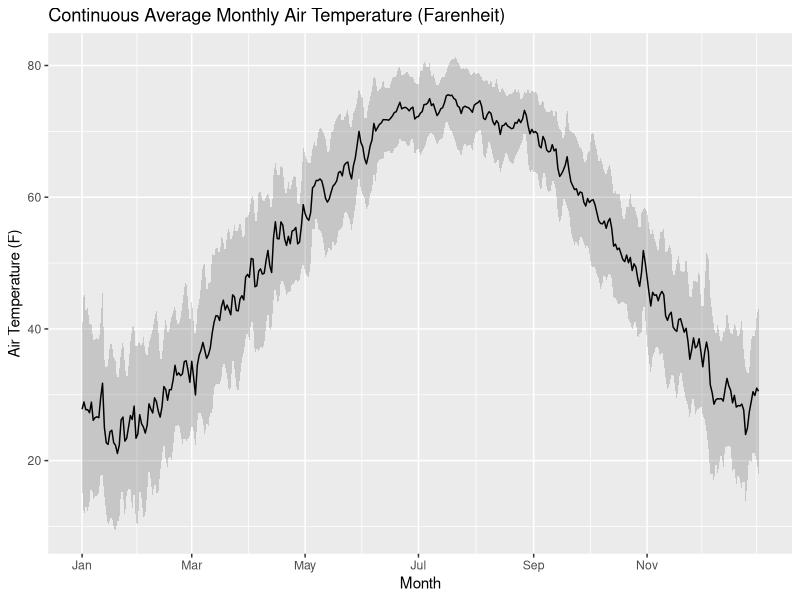
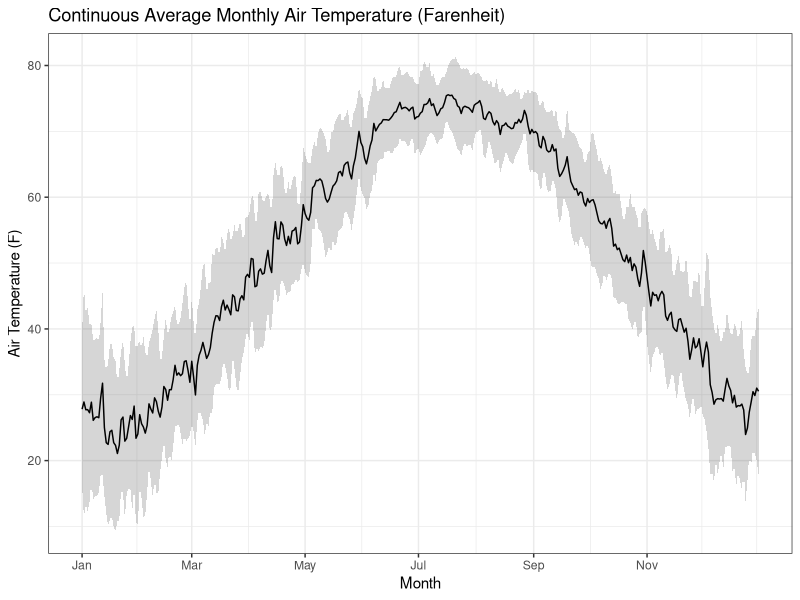
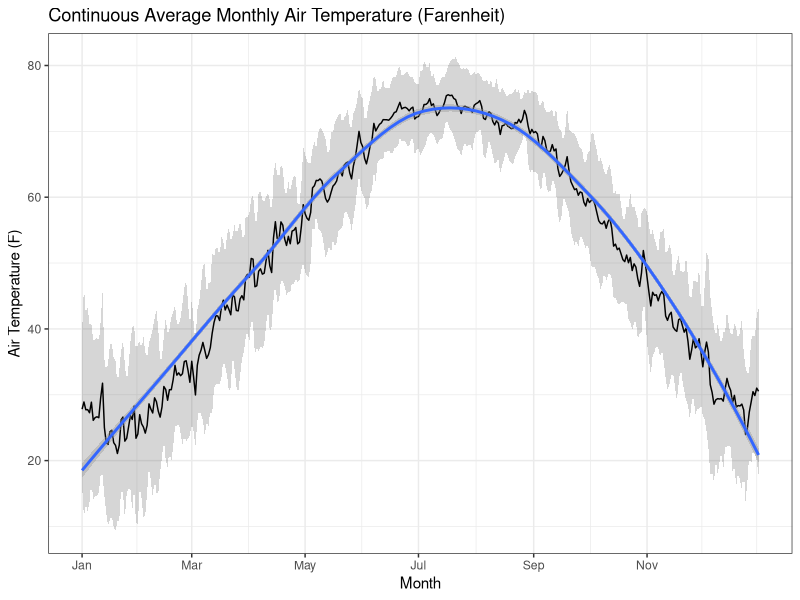

Source code (R) for these figures, in order: (Note: this script raises an error after producing the figures.)
library(ggplot2)
library(grid)
library(Hmisc)
library(zoo)
library(xts)
library(tidyverse)
library(lubridate)
library(knitr)

getwd()
#setwd() Set the working directory to find your file or go to File ---> Import Dataset
setwd("H:/My Drive/02EnvirExchNetwkGrant/ENGrantDueProducts/EN_R_DataSources")

prep<- read.csv (file ="bvlweather.csv",
                 header = TRUE, 
                 sep = ",")
names(prep)
#Get R to recognize date
class(prep$date)

#Convert factor or character string into date, and supply format using lubridate package
prep$date <- mdy(prep$date)
glimpse(prep$date)

#Add Day of year (DOY) column
prep <- mutate(prep, DOY = as.numeric(strftime(prep$date, format = "%j")))


#Convert atmp from celcius to Farenheit and add to data frame

F_atmp <- (prep$atmp * 9/5) + 32

prep <- data.frame(prep,F_atmp)

#Preserve changes made to prep, and create a new table for modifications
prepDates <- prep

as_tibble(prepDates)
prepDailyAverages <- prepDates %>%
  
  group_by(date) %>%  #First group the data by Month
  dplyr::summarise(N = n(), #specifies that dplyr package should be used, otherwise computer gets confused.
                   #sum = sum(F_atmp),
                   #N    = length(F_atmp),
                   mean = mean(F_atmp),
                   median = median(F_atmp),
                   sd   = sd(F_atmp),
                   se   = sd / sqrt(N) )%>%
  
  #Create a Table of descriptive stats      
  arrange(date) %>%
  as.data.frame(Summary1)
glimpse(prepDailyAverages)

kable(prepDailyAverages[,c(1,3,5)], digits=0, caption="Average Daily Air Temperature")


#Create a Continuous Line Graph with Ribbon

wthr <- ggplot(prepDailyAverages, aes(x=date, y=mean))+
  geom_ribbon(aes(ymin=mean-sd, ymax=mean+sd), alpha=0.2)+
  geom_line()+    
  scale_x_date(breaks= seq(min(prepDailyAverages$date), max(prepDailyAverages$date), by = "2 month"), date_labels = "%b")+
  ggtitle("Continuous Average Monthly Air Temperature (Farenheit)")+
  labs(x="Month", y="Air Temperature (F)")

wthr

wthr + theme_bw()

wthr + geom_smooth() + theme_bw()

#Create Boxplot to show monthly airtemperatures

prepDailyAverages <- prepDates %>%
  
  
  group_by(date,Month) %>%  #First group the data by Month
  dplyr::summarise(N = n(), #specifies that dplyr package should be used, otherwise computer gets confused.
                   #sum = sum(F_atmp),
                   #N    = length(F_atmp),
                   mean = mean(F_atmp),
                   median = median(F_atmp),
                   sd   = sd(F_atmp),
                   se   = sd / sqrt(N) )

#Create a Table of descriptive stats      
arrange(Month) %>%
  as.data.frame(Summary1)
glimpse(prepDailyAverages)

kable(prepDailyAverages[,c(1,3,5)], digits=0, caption="Average Daily Air Temperature")

Monthly <- ggplot(prepDates, aes(x=as.factor(Month), y= F_atmp))+
  geom_boxplot(outlier.size = 1.5, outlier.shape = 21)+
  scale_x_discrete(breaks=c("1", "2", "3", "4", "5", "6", "7", "8", "9", "10", "11", "12"),
                   labels=c("Jan", "Feb", "Mar", "Apr", "May","Jun", "Jul", "Aug", "Sep", "Oct", "Nov", "Dec"))+
  
  ggtitle("Monthly Pump Flow")+
  labs(x="January", y="Average Gallons per Day")+
  ggtitle("Continuous Average Monthly Air Temperature (Farenheit)")+
  labs(x="Month", y="Air Temperature (F)")

Monthly + theme_bw()
